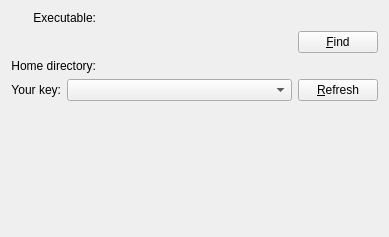
<ui version="4.0" >
 <class>GpgCfgBase</class>
 <widget class="QWidget" name="GpgCfgBase" >
  <property name="geometry" >
   <rect>
    <x>0</x>
    <y>0</y>
    <width>389</width>
    <height>237</height>
   </rect>
  </property>
  <property name="windowTitle" >
   <string>Form1</string>
  </property>
  <layout class="QGridLayout" >
   <property name="margin" >
    <number>11</number>
   </property>
   <property name="spacing" >
    <number>6</number>
   </property>
   <item row="0" column="0" >
    <widget class="QLabel" name="lblGPG" >
     <property name="text" >
      <string>Executable:</string>
     </property>
     <property name="alignment" >
      <set>Qt::AlignRight|Qt::AlignTrailing|Qt::AlignVCenter</set>
     </property>
     <property name="wordWrap" >
      <bool>false</bool>
     </property>
    </widget>
   </item>
   <item row="0" column="1" >
    <widget class="EditFile" native="1" name="edtGPG" >
     <property name="sizePolicy" >
      <sizepolicy>
       <hsizetype>7</hsizetype>
       <vsizetype>5</vsizetype>
       <horstretch>0</horstretch>
       <verstretch>0</verstretch>
      </sizepolicy>
     </property>
    </widget>
   </item>
   <item row="2" column="0" >
    <widget class="QLabel" name="TextLabel2" >
     <property name="text" >
      <string>Home directory:</string>
     </property>
     <property name="alignment" >
      <set>Qt::AlignRight|Qt::AlignTrailing|Qt::AlignVCenter</set>
     </property>
     <property name="wordWrap" >
      <bool>false</bool>
     </property>
    </widget>
   </item>
   <item row="2" column="1" >
    <widget class="EditFile" native="1" name="edtHome" >
     <property name="sizePolicy" >
      <sizepolicy>
       <hsizetype>7</hsizetype>
       <vsizetype>5</vsizetype>
       <horstretch>0</horstretch>
       <verstretch>0</verstretch>
      </sizepolicy>
     </property>
    </widget>
   </item>
   <item row="1" column="0" colspan="2" >
    <layout class="QHBoxLayout" >
     <property name="margin" >
      <number>0</number>
     </property>
     <property name="spacing" >
      <number>6</number>
     </property>
     <item>
      <widget class="LinkLabel" native="1" name="lnkGPG" >
       <property name="sizePolicy" >
        <sizepolicy>
         <hsizetype>7</hsizetype>
         <vsizetype>1</vsizetype>
         <horstretch>0</horstretch>
         <verstretch>0</verstretch>
        </sizepolicy>
       </property>
      </widget>
     </item>
     <item>
      <widget class="QPushButton" name="btnFind" >
       <property name="text" >
        <string>&amp;Find</string>
       </property>
      </widget>
     </item>
    </layout>
   </item>
   <item row="4" column="0" >
    <spacer>
     <property name="orientation" >
      <enum>Qt::Vertical</enum>
     </property>
     <property name="sizeType" >
      <enum>QSizePolicy::Expanding</enum>
     </property>
     <property name="sizeHint" >
      <size>
       <width>20</width>
       <height>20</height>
      </size>
     </property>
    </spacer>
   </item>
   <item row="3" column="0" colspan="2" >
    <layout class="QHBoxLayout" >
     <property name="margin" >
      <number>0</number>
     </property>
     <property name="spacing" >
      <number>6</number>
     </property>
     <item>
      <widget class="QLabel" name="lblKey" >
       <property name="text" >
        <string>Your key:</string>
       </property>
       <property name="alignment" >
        <set>Qt::AlignRight|Qt::AlignTrailing|Qt::AlignVCenter</set>
       </property>
       <property name="wordWrap" >
        <bool>false</bool>
       </property>
      </widget>
     </item>
     <item>
      <widget class="QComboBox" name="cmbKey" >
       <property name="sizePolicy" >
        <sizepolicy>
         <hsizetype>7</hsizetype>
         <vsizetype>0</vsizetype>
         <horstretch>0</horstretch>
         <verstretch>0</verstretch>
        </sizepolicy>
       </property>
      </widget>
     </item>
     <item>
      <widget class="QPushButton" name="btnRefresh" >
       <property name="text" >
        <string>&amp;Refresh</string>
       </property>
      </widget>
     </item>
    </layout>
   </item>
  </layout>
 </widget>
 <customwidgets>
  <customwidget>
   <class>EditFile</class>
   <extends>QWidget</extends>
   <header>editfile.h</header>
  </customwidget>
  <customwidget>
   <class>LinkLabel</class>
   <extends>QWidget</extends>
   <header>linklabel.h</header>
  </customwidget>
 </customwidgets>
 <tabstops>
  <tabstop>btnFind</tabstop>
  <tabstop>cmbKey</tabstop>
  <tabstop>btnRefresh</tabstop>
 </tabstops>
 <resources/>
 <connections/>
</ui>
